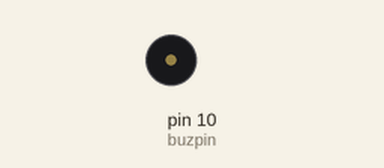
Recording of a sketch running on a simulated Arduino Uno, built with avr-gcc and run on an emulated ATmega328P. Parts: buzzer (waves = sounding).

Above: at 0.6 s.
At 6.94 s:
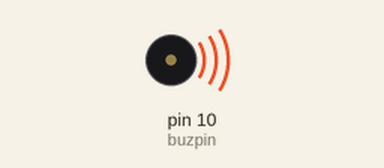
Timing chart, 0 to 7.8 s (numbered marks = the images above):
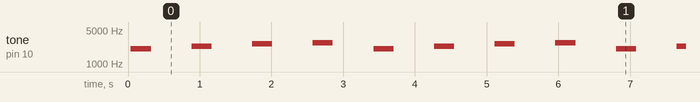

The sketch:

buzzerTest.ino
```cpp
const int buzpin = 10;
const int Cfre   = 2093; // ドの周波数
const int Dfre   = 2349; // レの周波数
const int Efre   = 2637; // ミの周波数
const int Ffre   = 2794; // ファの周波数
const int Gfre   = 3136; // ソ
const int Afre   = 3520; // ラ
const int Bfre   = 3951; // シ

void setup() {
    pinMode(buzpin, OUTPUT);
}

/**
 * @param int  buzpin ポート番号
 * @param int  fre    音の周波数
 * @param long timel1 ならす時間[msec]
 */
void beep (int buzpin, int fre, long time){ // the sound producing
    int x;
    long delayHL = (long)(1000000/fre/2);
    long loopn   = (long)((time*1000)/(2*delayHL));
    for (x=0;x<loopn;x++) {
        digitalWrite(buzpin,HIGH);
        delayMicroseconds(delayHL);
        digitalWrite(buzpin,LOW);
        delayMicroseconds(delayHL);
    }
}

void loop(){
    beep(buzpin,Cfre,250); //C:
    delay(590);
    beep(buzpin,Dfre,250); //D
    delay(590);
    beep(buzpin,Efre,250); //E
    delay(590);
    beep(buzpin,Ffre,250);  //F
    delay(590);
}
```

Measured:
- by itself, tone on pin 10 (buzpin): repeats every 3.4 s: silent 0.56 s, 2310 Hz 0.28 s, silent 0.56 s, 2585 Hz 0.28 s, silent 0.57 s, 2741 Hz 0.28 s, silent 0.57 s, 2062 Hz 0.28 s
